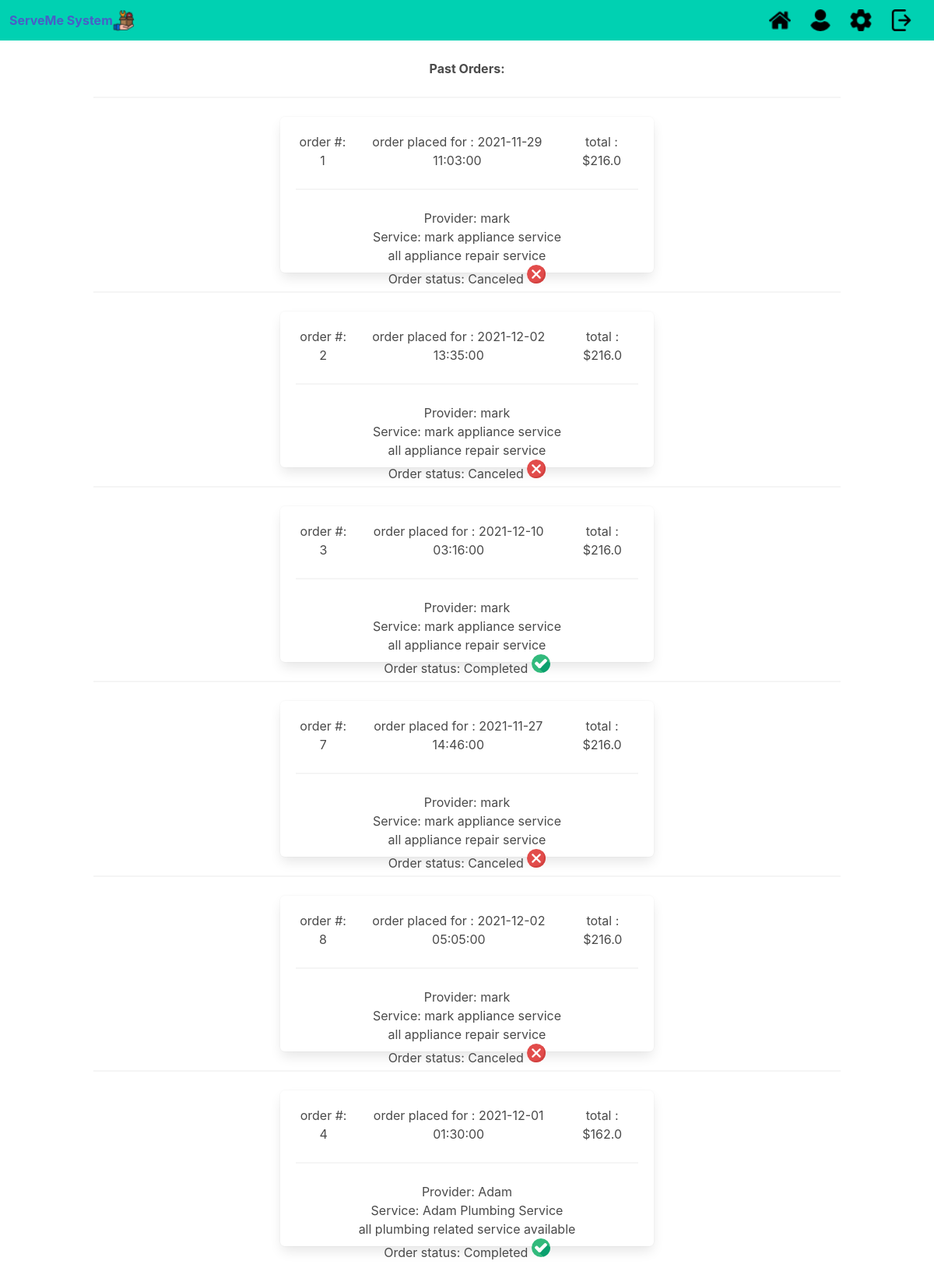
Page /past_orders (signed in) on the committed database.
### serveme/models.py (models this page shows, shortened)
class Provider (db.Model):
    provider_id     = db.Column(db.Integer, primary_key=True)
    userID        = db.Column(db.Integer, db.ForeignKey('user.userID'), nullable=False)
    provider_name   = db.Column(db.String(50), nullable=False)
    rating_avg      = db.Column(db.Float)
    phone_number    = db.Column(db.String(10), nullable=False)
    address         = db.Column(db.String(25), nullable=False)
    email           = db.Column(db.String(20), nullable=False)
    ssn             = db.Column(db.String(9), nullable=False)
    services        = db.relationship('Service', backref='service_provider', lazy=True)

class Order (db.Model):
    order_id        = db.Column(db.Integer, primary_key=True)
    provider_id     = db.Column(db.Integer, nullable=False)
    service_id      = db.Column(db.Integer, nullable=False)
    userID          = db.Column(db.Integer, db.ForeignKey('user.userID'), nullable=False)
    cost            = db.Column(db.Float(precision=2), nullable=False)
    review_id       = db.Column(db.Integer)
    description     = db.Column(db.String(255))
    date            = db.Column(db.DateTime())
    status          = db.Column(db.String(255))

class Service (db.Model):
    __searchable__  = ['description']
    provider_id     = db.Column(db.Integer, db.ForeignKey('provider.provider_id'), nullable=False)
    service_id      = db.Column(db.Integer, nullable=False, primary_key=True)
    rating_avg      = db.Column(db.Float(precision=2), nullable=False)
    service_name    = db.Column(db.String(20), nullable=False)
    cost            = db.Column(db.Float(precision=2), nullable=False)
    description     = db.Column(db.String(255), nullable=False)
    category        = db.Column(db.String(20), nullable=False)

### serveme/orderController.py (the view)
@orderController.route('/past_orders')
def past_orders():
    currentDate = datetime.now()
    orders = Order.query.filter(or_(Order.status == 'Completed', Order.status == "Canceled"), Order.userID==current_user.userID).all()
    services = Service.query.all()
    providers = Provider.query.all()
    return render_template('past_orders.html', orders=orders, services=services, providers=providers)

### serveme/templates/past_orders.html
{% extends "base.html" %}
{% block content %}
<br>
 <b>Past Orders: </b>
  <br>
   {%for service in services%}
    {%for order in orders%}
     {%for provider in providers%}
      {%if order.provider_id==service.provider_id and order.service_id==service.service_id and service.provider_id == provider.provider_id%}
      <hr>
      {%if order.status == "Canceled" or order.status == "Completed"%}
    <div class="box" style="height:200px; margin:auto; width:50%">
      <div style="display:flex; flex-direction: horizontal; justify-content: space-around;">
        <div>order #: {{order.order_id}}</div>
        <div>order placed for : {{order.date}}</div>
        <div>total : ${{order.cost}}</div>
      </div>
      <hr>
        <div style="display: flex; flex-direction: horizontal; justify-content: center; ">
          <div>
            Provider:
            {{provider.provider_name}}
	    <br>
            Service:
            {{service.service_name}}
            <br>
            {{service.description}}
            <br>
            Order status: {{order.status}}
            {%if order.status == "Completed"%}
            <img src="{{url_for('static', filename='completed.png')}}" alt="placeholder">
            {%endif%}
            {%if order.status == "Canceled"%}
            <img src="{{url_for('static', filename='canceled.png')}}" alt="placeholder">
            {%endif%}
          </div>
        </div>
    </div>
        {%endif%}
        {%endif%}
       {%endfor%}
      {%endfor%}
    {%endfor%}
<br>
<br>
{% endblock %}

### rows in the picture
Service: service_name "mark appliance service", description "all appliance repair service"
Order: order_id "1", date "2021-11-29 11:03:00", cost "216.0", status "Canceled"
Provider: provider_name "mark", shows a picture
Order: order_id "2", date "2021-12-02 13:35:00", cost "216.0", status "Canceled"
Order: order_id "3", date "2021-12-10 03:16:00", cost "216.0", status "Completed"
Order: order_id "7", date "2021-11-27 14:46:00", cost "216.0", status "Canceled"
Order: order_id "8", date "2021-12-02 05:05:00", cost "216.0", status "Canceled"
Service: service_name "Adam Plumbing Service", description "all plumbing related service available"
Order: order_id "4", date "2021-12-01 01:30:00", cost "162.0", status "Completed"
Provider: provider_name "Adam"
